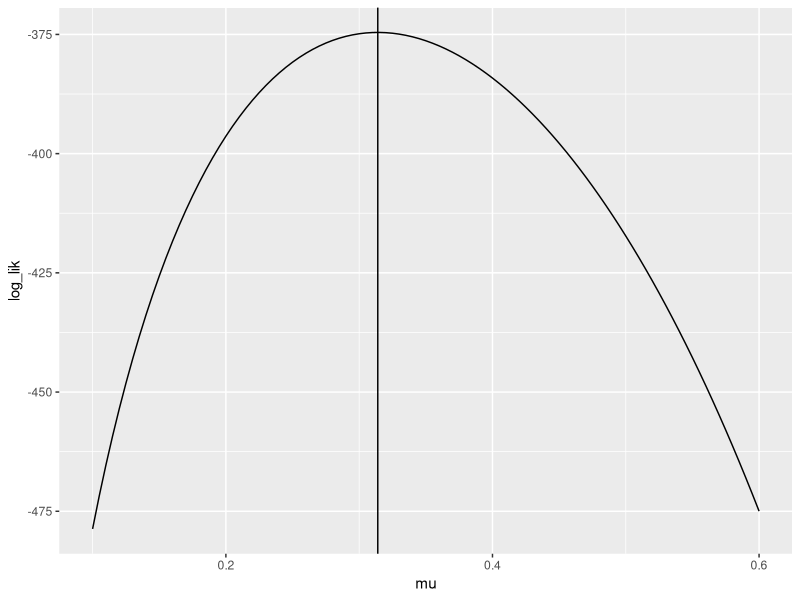
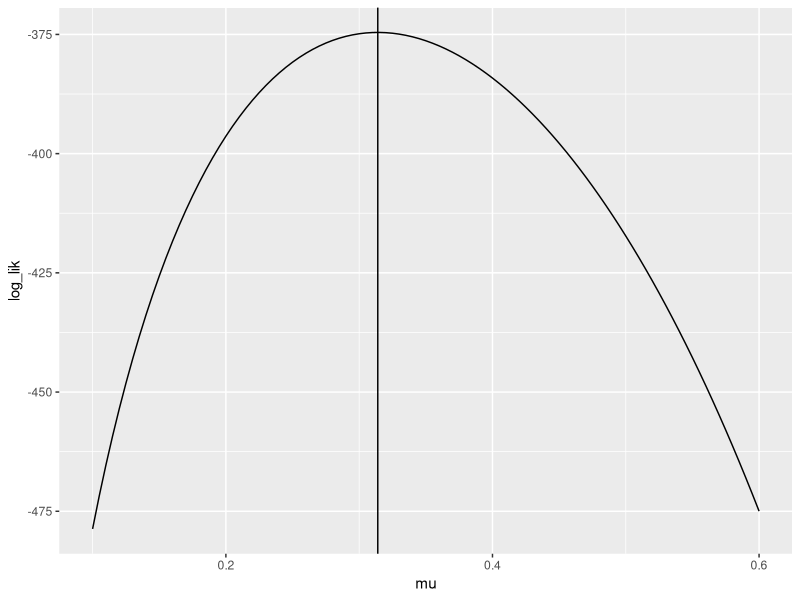
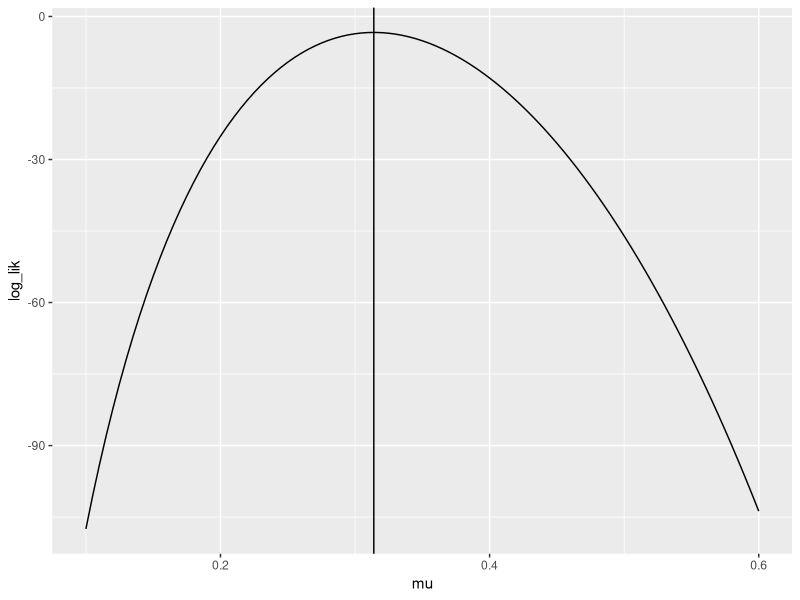
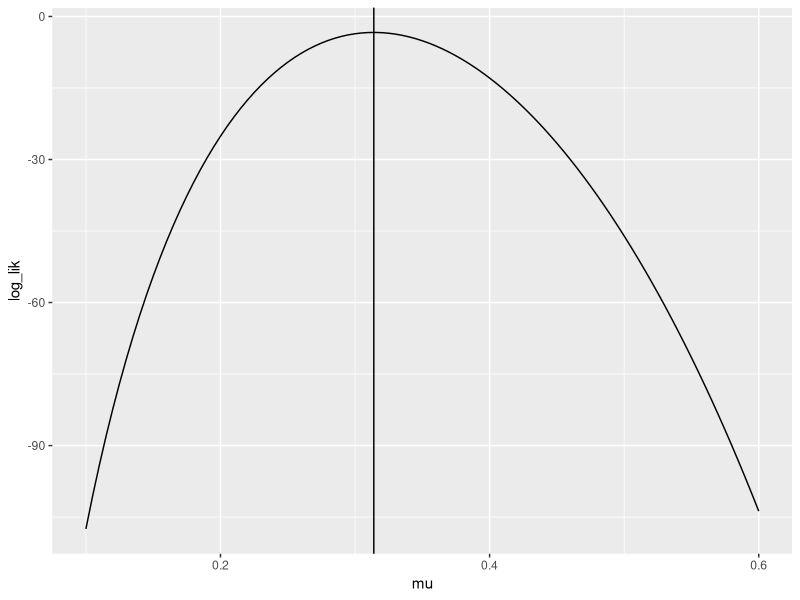

R code for these plots, in order:
## ---- chunk 1
knitr::opts_chunk$set(echo = TRUE)
## ---- chunk 2
library(dplyr)
library(ggplot2)
## ---- chunk 3
player_hits <- 189
player_atbats <- 602
## ---- chunk 4
player_hits / player_atbats
## ---- chunk 5
tibble::tibble(
  mu = seq(0.1, 0.6, length.out = 101)
) %>% 
  mutate(log_lik = log(mu ^ player_hits * (1 - mu) ^ (player_atbats - player_hits))) %>%
  ggplot(mapping = aes(x = mu, y = log_lik)) + 
  geom_line() + 
  geom_vline(mapping = aes(), xintercept = 0.3139535)
  
 
## ---- chunk 6
my_example_function <- function(input_1, input_2)
{
  ### PERFORM ACTIONS
  
  ### return objects with return()
  
}
## ---- chunk 7
my_example_function(1, 2)

my_example_function(input_1 = 1, input_2 = 2)
## ---- chunk 8
### set the input arguments !!!
log_binom_pmf_unnorm <- function(events, trials, prob)
{
  # assign log_lik
  log_lik = log(prob ^ events * (1 - prob) ^ (trials - events))
  # return log_lik
  return (log_lik)
}
## ---- chunk 9
tibble::tibble(
  mu = seq(0.1, 0.6, length.out = 101)
) %>% 
  mutate(log_lik = log_binom_pmf_unnorm(events =player_hits, 
                                        trials = player_atbats, 
                                        prob = mu)) %>%
  ggplot(mapping = aes(x = mu, y = log_lik)) + 
  geom_line() + 
  geom_vline(mapping = aes(), xintercept = 0.3139535)
## ---- chunk 10
### set the input arguments!
log_binom_pmf <- function(events, trials, prob)
{
  log_lik = log(choose(trials, events) * prob ^ events * (1 - prob) ^ (trials - events))
  
  return (log_lik)
  
}
## ---- chunk 11
tibble::tibble(
  mu = seq(0.1, 0.6, length.out = 101)
) %>% 
  mutate(log_lik = log_binom_pmf(events =player_hits, 
                                        trials = player_atbats, 
                                        prob = mu)) %>%
  ggplot(mapping = aes(x = mu, y = log_lik)) + 
  geom_line() + 
  geom_vline(mapping = aes(), xintercept = 0.3139535)
## ---- chunk 12
log_binom_pmf(events = 189, trials = 602, prob = 0.3)
### your code here
## ---- chunk 13
dbinom(x = player_hits, size = player_atbats, prob = 0.3, log = TRUE)
## ---- chunk 14
tibble::tibble(
  mu = seq(0.1, 0.6, length.out = 101)
) %>% 
  mutate(log_lik = dbinom(x = player_hits, 
                          size = player_atbats, 
                          prob = mu, 
                          log = TRUE)) %>%
  ggplot(mapping = aes(x = mu, y = log_lik)) + 
  geom_line() + 
  geom_vline(mapping = aes(), xintercept = 0.3139535)
## ---- chunk 15
coin_probs <- dbinom(x = 0:5, size = 11, prob = 0.25)

# print to screen
coin_probs
# length?
length(coin_probs)
## ---- chunk 16
sum(coin_probs)
## ---- chunk 17
pbinom(q = 5, size = 11, prob = 0.25)
## ---- chunk 18
pbinom(q = 195, size = 602, prob = 0.3) - pbinom(q = 175, size = 602, prob = 0.3)
pbinom(q = 205, size = 602, prob = 0.3) - pbinom(q = 165, size = 602, prob = 0.3)
## ---- chunk 19
a_prior <- 41.76
b_prior <- 108.32
start_hits <- 6
start_atbats <- 30
## ---- chunk 20
start_mle = start_hits / start_atbats
## ---- chunk 21
prior_mean = a_prior / (a_prior + b_prior)
## ---- chunk 22
prior_atbats = a_prior 
## ---- chunk 23
qbeta(p = 0.05, shape1 = a_prior, shape2 = b_prior)
qbeta(p = 0.95, shape1 = a_prior, shape2 = b_prior)

## ---- chunk 24
a_post_start <- start_hits + a_prior
b_post_start <- start_atbats + b_prior

a_post_player <- player_hits + a_prior
b_post_player <- player_atbats + b_prior
## ---- chunk 25
post_mean_start <- a_post_start / (a_post_start + b_post_start)
post_mean_player <- a_post_player / (a_post_player + b_post_player)

post_mean_start
post_mean_player

## ---- chunk 26
qbeta(p = 0.05, shape1 = a_post_start, shape2 = b_post_start)
qbeta(p = 0.95, shape1 = a_post_start, shape2 = b_post_start)

qbeta(p = 0.05, shape1 = a_post_player, shape2 = b_post_player)
qbeta(p = 0.95, shape1 = a_post_player, shape2 = b_post_player)
## ---- chunk 27
pbeta(q = 1, shape1 = a_post_player, shape2 = b_post_player) - pbeta(q = 0.3, shape1 = a_post_player, shape2 = b_post_player) 
## ---- chunk 28
N <- 21
v <- 4.2
